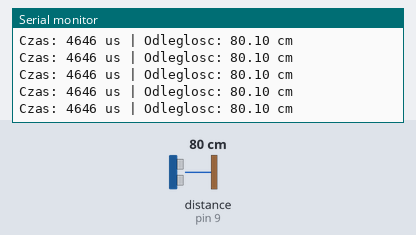
The sketch below on a simulated Arduino Uno, built with avr-gcc and run on an emulated ATmega328P. Shown: the last lines printed to the serial monitor. Wiring (inferred from the names in the program): ultrasonic range finder: trigger pin 9; echo pin 9. The inputs (shaded band) are chosen by the test bench; at power-on: distance to the obstacle (sensor on pin 9) 80 cm. The echo pulse lasts 58.3 µs per cm.

Above: at 1.2 s.
1.3 s: distance to the obstacle (sensor on pin 9) set to 35 cm
At 1.39 s:
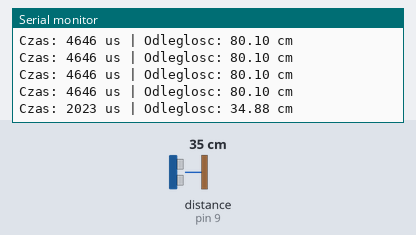
4.3 s: distance to the obstacle (sensor on pin 9) set to 18 cm
At 4.39 s:
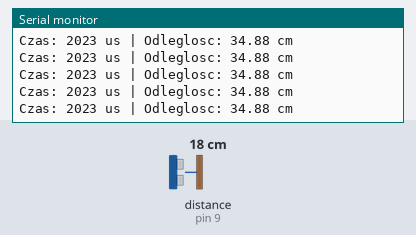
7.3 s: distance to the obstacle (sensor on pin 9) set to 250 cm
At 7.38 s:
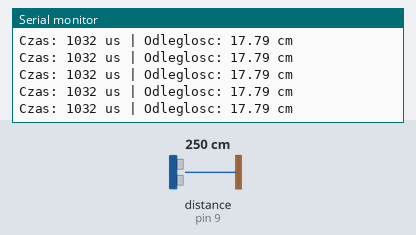
10.3 s: distance to the obstacle (sensor on pin 9) set to 299 cm
At 10.4 s:
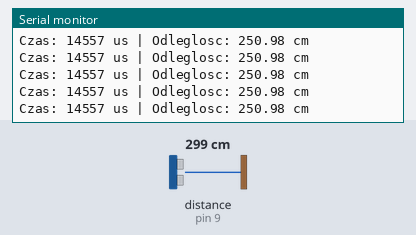
Timing chart, 0 to 13.3 s (numbered marks = the images above; inputs shaded):
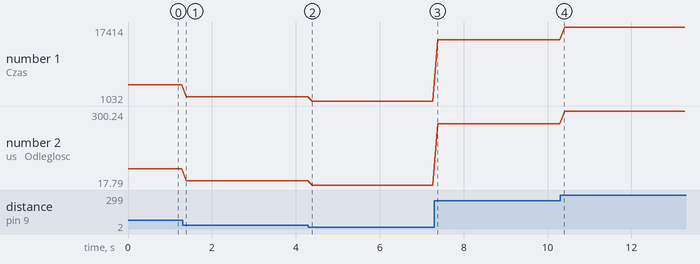

The sketch:

ultrasonic_sensor.ino
```cpp
#include <Servo.h>

const int pingPin = 9;

void setup() {
  Serial.begin(9600);
}

void loop() {
  long czas;
  float odleglosc;

  pinMode(pingPin, OUTPUT);
  digitalWrite(pingPin, LOW);
  delayMicroseconds(2);
  digitalWrite(pingPin, HIGH);
  delayMicroseconds(5);
  digitalWrite(pingPin, LOW);

  pinMode(pingPin, INPUT);
  czas = pulseIn(pingPin, HIGH);

  odleglosc = czas / 58.0;

  Serial.print("Czas: ");
  Serial.print(czas);
  Serial.print(" us | Odleglosc: ");
  Serial.print(odleglosc);
  Serial.println(" cm");

  delay(100);
}
```

Measured:
- after the input at 1.3 s, the serial monitor: prints a new line after 0.08 s (image 1)
- plotted number 1: 4646 → 2023 after the input at 1.3 s, 2023 → 1032 after the input at 4.3 s, 1032 → 14557 after the input at 7.3 s, 14557 → 17414 after the input at 10.3 s
- plotted number 2: 80.1 → 34.88 after the input at 1.3 s, 34.88 → 17.79 after the input at 4.3 s, 17.79 → 250.98 after the input at 7.3 s, 250.98 → 300.24 after the input at 10.3 s
